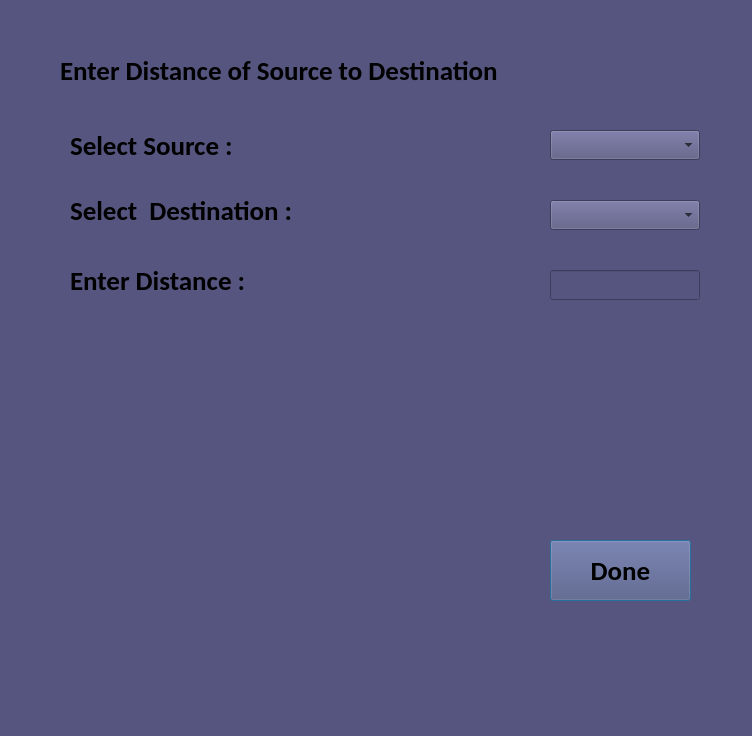
<?xml version="1.0" encoding="UTF-8"?>
<ui version="4.0">
 <class>Sources</class>
 <widget class="QDialog" name="Sources">
  <property name="geometry">
   <rect>
    <x>0</x>
    <y>0</y>
    <width>752</width>
    <height>736</height>
   </rect>
  </property>
  <property name="font">
   <font>
    <family>Comic Sans MS</family>
    <pointsize>12</pointsize>
    <weight>75</weight>
    <bold>true</bold>
   </font>
  </property>
  <property name="windowTitle">
   <string>Enter Distance of Source to Destination</string>
  </property>
  <property name="styleSheet">
   <string notr="true">background-color: rgb(85, 0, 127);
background-color: rgb(85, 85, 127);</string>
  </property>
  <widget class="QPushButton" name="done">
   <property name="geometry">
    <rect>
     <x>550</x>
     <y>540</y>
     <width>141</width>
     <height>61</height>
    </rect>
   </property>
   <property name="font">
    <font>
     <family>Calibri</family>
     <pointsize>20</pointsize>
     <weight>75</weight>
     <bold>true</bold>
    </font>
   </property>
   <property name="text">
    <string>Done</string>
   </property>
  </widget>
  <widget class="QLabel" name="label">
   <property name="geometry">
    <rect>
     <x>60</x>
     <y>30</y>
     <width>661</width>
     <height>81</height>
    </rect>
   </property>
   <property name="font">
    <font>
     <family>Calibri</family>
     <pointsize>20</pointsize>
     <weight>75</weight>
     <bold>true</bold>
    </font>
   </property>
   <property name="text">
    <string>Enter Distance of Source to Destination</string>
   </property>
  </widget>
  <widget class="QLabel" name="label_2">
   <property name="geometry">
    <rect>
     <x>70</x>
     <y>120</y>
     <width>471</width>
     <height>51</height>
    </rect>
   </property>
   <property name="font">
    <font>
     <family>Calibri</family>
     <pointsize>20</pointsize>
     <weight>75</weight>
     <bold>true</bold>
    </font>
   </property>
   <property name="text">
    <string>Select Source :</string>
   </property>
  </widget>
  <widget class="QLabel" name="label_3">
   <property name="geometry">
    <rect>
     <x>70</x>
     <y>190</y>
     <width>481</width>
     <height>41</height>
    </rect>
   </property>
   <property name="font">
    <font>
     <family>Calibri</family>
     <pointsize>20</pointsize>
     <weight>75</weight>
     <bold>true</bold>
    </font>
   </property>
   <property name="text">
    <string>Select  Destination :</string>
   </property>
  </widget>
  <widget class="QLabel" name="label_4">
   <property name="geometry">
    <rect>
     <x>70</x>
     <y>260</y>
     <width>481</width>
     <height>41</height>
    </rect>
   </property>
   <property name="font">
    <font>
     <family>Calibri</family>
     <pointsize>20</pointsize>
     <weight>75</weight>
     <bold>true</bold>
    </font>
   </property>
   <property name="text">
    <string>Enter Distance :</string>
   </property>
  </widget>
  <widget class="QLineEdit" name="distance">
   <property name="geometry">
    <rect>
     <x>550</x>
     <y>270</y>
     <width>150</width>
     <height>30</height>
    </rect>
   </property>
   <property name="font">
    <font>
     <family>Calibri</family>
     <pointsize>12</pointsize>
     <weight>75</weight>
     <bold>true</bold>
    </font>
   </property>
  </widget>
  <widget class="QComboBox" name="source">
   <property name="geometry">
    <rect>
     <x>550</x>
     <y>130</y>
     <width>150</width>
     <height>30</height>
    </rect>
   </property>
   <property name="font">
    <font>
     <family>Calibri</family>
     <pointsize>12</pointsize>
     <weight>75</weight>
     <bold>true</bold>
    </font>
   </property>
  </widget>
  <widget class="QComboBox" name="destination">
   <property name="geometry">
    <rect>
     <x>550</x>
     <y>200</y>
     <width>150</width>
     <height>30</height>
    </rect>
   </property>
   <property name="font">
    <font>
     <family>Calibri</family>
     <pointsize>12</pointsize>
     <weight>75</weight>
     <bold>true</bold>
    </font>
   </property>
  </widget>
 </widget>
 <resources/>
 <connections/>
</ui>
